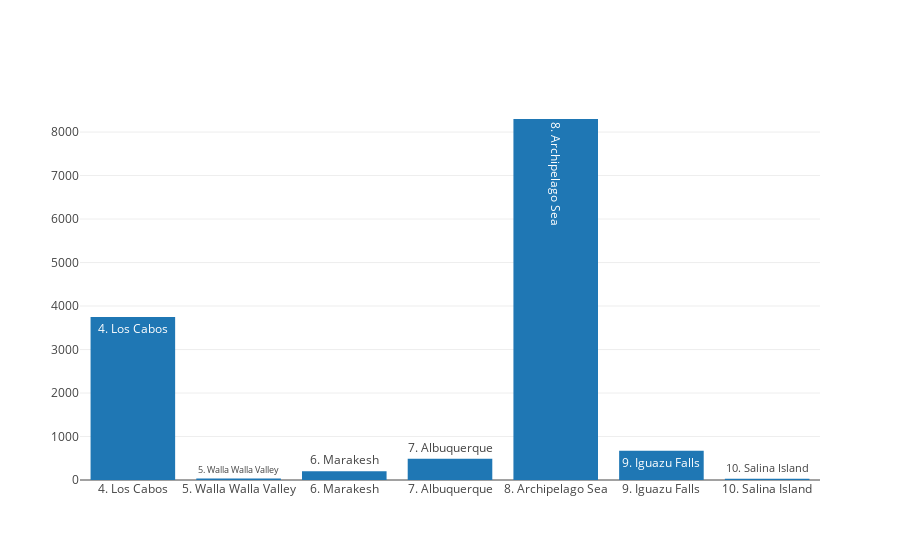

Notebook code cell kept with this figure:
### Markdown cell above
Ok, let's just plot the middle areas separately now.

### Code cell
import plotly
plotly.offline.init_notebook_mode(connected=True)
plotly.offline.iplot([middle_trace_areas])

### Figure 1 — Plotly figure (JSON) as saved in the notebook; plotly's stock layout.template omitted (floating-point values rounded to 4 significant figures)
{"data": [{"name": "areas", "text": ["4. Los Cabos", "5. Walla Walla Valley", "6. Marakesh", "7. Albuquerque", "8. Archipelago Sea", "9. Iguazu Falls", "10. Salina Island"], "type": "bar", "x": ["4. Los Cabos", "5. Walla Walla Valley", "6. Marakesh", "7. Albuquerque", "8. Archipelago Sea", "9. Iguazu Falls", "10. Salina Island"], "y": [3750, 33, 200, 491, 8300, 672, 27]}], "layout": {}}
